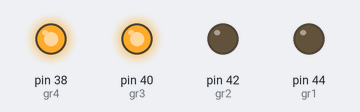
Simulated run of this sketch. Board: Arduino Mega 2560, built with avr-gcc and run on an emulated ATmega2560. Parts: output pins drawn as LEDs (lit = HIGH).

Above: at 1.5 s.
At 3.5 s:
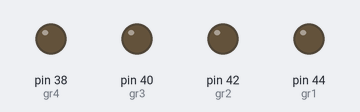
At 5.6 s:
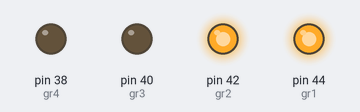
Timing chart, 0 to 10.7 s (numbered marks = the images above):
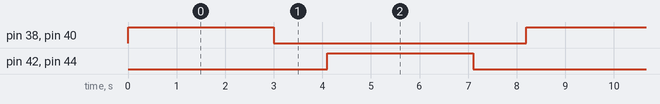

The sketch:

GRIPPER.ino
```cpp
/*
  EGG VENDING MACHINE CODE FOR Y AXIS TRIAL 1
 CC NARRENCER , TILAK , CPDO , DENNIS ASHOK

 connected to the ATMega 2560
 Gripper start when
 */


int gr1 = 44; // relay fwd
int gr2 = 42; // relay back
int gr3 = 40; // relay back
int gr4 = 38; // relay fwd

// the setup routine runs once when you press reset:
void setup() {
  // initialize the digital pin as an output.
  pinMode(gr1, OUTPUT);
  pinMode(gr2, OUTPUT);
  pinMode(gr3, OUTPUT);
  pinMode(gr4, OUTPUT);

}

// the loop routine runs over and over again forever:
void loop() {
grip();
delay(1000);
ungrip();
delay(1000);

}

void grip()
{
   digitalWrite(gr3, HIGH);   // gripp TURN ON
  digitalWrite(gr4,HIGH);
  delay(3000);
  digitalWrite(gr3, LOW);   // grip TURN OFF
  digitalWrite(gr4,LOW);
  delay(100);
}

void ungrip()
{
  digitalWrite(gr1, HIGH);  // ungrip TURN ON
  digitalWrite(gr2, HIGH);
  delay(3000);
  digitalWrite(gr1, LOW);  // ungrip TURN OFF
  digitalWrite(gr2, LOW);
  delay(100);
}
```

Measured:
- by itself, pin 38 (gr4), pin 40 (gr3), pin 42 (gr2), pin 44 (gr1): alternates HIGH for 3.0 s and LOW for 5.2 s
- by itself, everything shown: repeats every 8.2 s, in 4 steps
